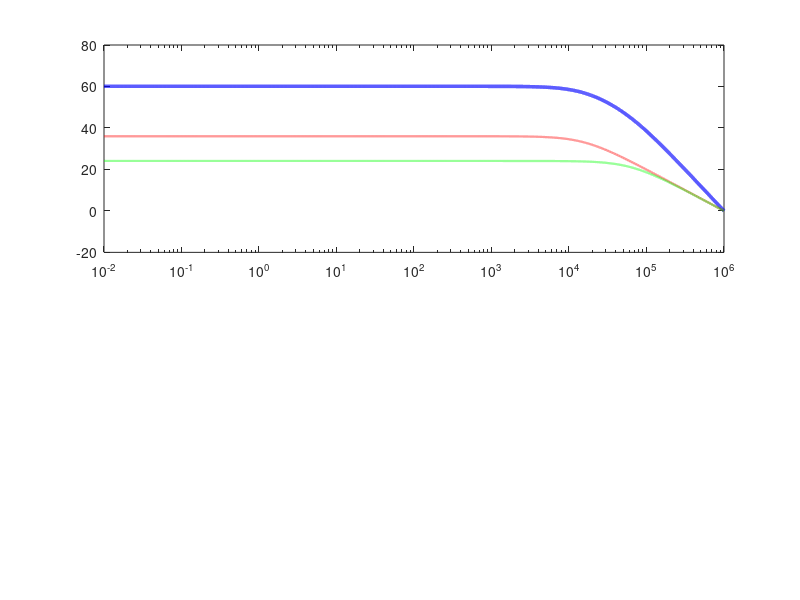

The MATLAB script that drew this image: (Note: this script raises an error after producing the figure.)

clear; clc; close all;

%% ─── 1. CIRCUIT PARAMETERS ──────────────────────────────────────
R1  = 10e3;         
R2  = 10e3;
Rg  = 322;          
R3  = 2e3;          
R4  = 32e3;          

V1  = 5e-3;         
V2  = 0;             
Vdd = 15;            
GBW = 1e6;           
k   = 1.38e-23;      
T   = 300;           
BW_op = 5;           

%% ─── 2. GAIN CALCULATIONS ───────────────────────────────────────
Vdiff = V1 - V2;
Vcm   = (V1 + V2) / 2;

A1      = 1 + (2*R1)/Rg;     
A2      = R4 / R3;            
A_total = A1 * A2;            

BW1 = GBW / A1;              
BW2 = GBW / A2;               
BW_sys = sqrt((sqrt(2)-1)) * min(BW1, BW2);  

Vout_dc = A_total * Vdiff;     

fprintf('╔══════════════════════════════════════════╗\n');
fprintf('║   3 Op-Amp INA — Analysis Summary        ║\n');
fprintf('╠══════════════════════════════════════════╣\n');
fprintf('║ R1=R2=%-6.0f Ω  Rg=%-6.0f Ω            ║\n', R1, Rg);
fprintf('║ R3=%-6.0f Ω     R4=%-6.0f Ω            ║\n', R3, R4);
fprintf('║ V1=%-5.1f mV    V2=%-5.1f mV            ║\n', V1*1e3, V2*1e3);
fprintf('╠══════════════════════════════════════════╣\n');
fprintf('║ Stage-1 Gain A1  = %8.4f  (%5.2f dB)  ║\n', A1, 20*log10(A1));
fprintf('║ Stage-2 Gain A2  = %8.4f  (%5.2f dB)  ║\n', A2, 20*log10(A2));
fprintf('║ Total Gain       = %8.4f  (%5.2f dB)  ║\n', A_total, 20*log10(A_total));
fprintf('╠══════════════════════════════════════════╣\n');
fprintf('║ Differential Input Vdiff = %+.2f mV      ║\n', Vdiff*1e3);
fprintf('║ Common-Mode Input Vcm   = %+.2f mV      ║\n', Vcm*1e3);
fprintf('║ DC Output Voltage       = %+.4f V       ║\n', Vout_dc);
fprintf('╠══════════════════════════════════════════╣\n');
fprintf('║ Stage-1 BW = %10.3f Hz                 ║\n', BW1);
fprintf('║ Stage-2 BW = %10.3f Hz                 ║\n', BW2);
fprintf('╚══════════════════════════════════════════╝\n');

%% ─── 3. FREQUENCY VECTORS ───────────────────────────────────────
f_log  = logspace(-2, 6, 20000);          % Wide log range for Bode
f_op   = linspace(0.001, 5, 5000);        % 0–5 Hz operating range

% Magnitude transfer functions (single-pole roll-off per stage)
H1 = @(f) A1 ./ sqrt(1 + (f./BW1).^2);
H2 = @(f) A2 ./ sqrt(1 + (f./BW2).^2);
H  = @(f) H1(f) .* H2(f);

% Phase (degrees)
Ph1 = @(f) -atan(f./BW1) .* (180/pi);
Ph2 = @(f) -atan(f./BW2) .* (180/pi);
Ph  = @(f) Ph1(f) + Ph2(f);

%% ═══════════════════════════════════════════════════════════════
%  FIGURE 1 — BODE PLOT (Full Frequency Range)
% ═══════════════════════════════════════════════════════════════
figure('Name','Fig 1 – Bode Plot','NumberTitle','off',...
       'Position',[40 40 950 700],'Color','w');

% — Magnitude —
ax1 = subplot(2,1,1);
semilogx(f_log, 20*log10(H(f_log)),  'b',  'LineWidth',2.5); hold on;
semilogx(f_log, 20*log10(H1(f_log)), 'r--','LineWidth',1.6);
semilogx(f_log, 20*log10(H2(f_log)), 'g--','LineWidth',1.6);
yline(20*log10(A_total)-3,'k:','LineWidth',1.4,'Label','–3 dB');
xline(5,   'Color',[0.6 0 0.6],'LineWidth',1.8,'Label','5 Hz (target BW)','LabelVerticalAlignment','top');
xline(BW1, 'r-.','LineWidth',1.4,'Label',sprintf('BW_1=%.1f Hz',BW1));
xline(BW2, 'g-.','LineWidth',1.4,'Label',sprintf('BW_2=%.1f Hz',BW2));
xlim([0.01 1e6]); grid on; box on;
ylabel('Magnitude (dB)','FontWeight','bold');
title('Bode Plot — 3 Op-Amp INA','FontSize',13,'FontWeight','bold');
legend('Overall','Stage 1','Stage 2','Location','southwest','FontSize',9);
set(ax1,'FontSize',10);

% — Phase —
ax2 = subplot(2,1,2);
semilogx(f_log, Ph(f_log),  'b',  'LineWidth',2.5); hold on;
semilogx(f_log, Ph1(f_log), 'r--','LineWidth',1.6);
semilogx(f_log, Ph2(f_log), 'g--','LineWidth',1.6);
xline(5,'Color',[0.6 0 0.6],'LineWidth',1.8,'Label','5 Hz');
yline(-45, 'k:','LineWidth',1.2,'Label','–45°');
yline(-90, 'k:','LineWidth',1.2,'Label','–90°');
xlim([0.01 1e6]); grid on; box on;
xlabel('Frequency (Hz)','FontWeight','bold');
ylabel('Phase (°)','FontWeight','bold');
legend('Overall','Stage 1','Stage 2','Location','southwest','FontSize',9);
set(ax2,'FontSize',10);

%% ═══════════════════════════════════════════════════════════════
%  FIGURE 2 — GAIN IN OPERATING BAND (0–5 Hz)
% ═══════════════════════════════════════════════════════════════
figure('Name','Fig 2 – Operating Band Gain','NumberTitle','off',...
       'Position',[60 60 820 420],'Color','w');

yyaxis left
plot(f_op, H(f_op), 'b-', 'LineWidth',2.8);
yline(A_total,      'b:','LineWidth',1.3,'Label',sprintf('DC Gain = %.2f',A_total));
yline(A_total/sqrt(2),'b--','LineWidth',1.3,'Label','–3 dB');
ylabel('Gain (V/V)','FontWeight','bold','Color','b');
ylim([A_total*0.95  A_total*1.02]);

yyaxis right
plot(f_op, 20*log10(H(f_op)), 'r-', 'LineWidth',1.6);
ylabel('Gain (dB)','FontWeight','bold','Color','r');

xlabel('Frequency (Hz)','FontWeight','bold');
title('Voltage Gain in Operating Range (0–5 Hz)','FontSize',12,'FontWeight','bold');
xlim([0 5]); grid on; box on;

% Annotate gain flatness
gain_5Hz = H(5);
gain_drop_pct = (A_total - gain_5Hz)/A_total * 100;
text(4.5, A_total*0.972,...
    sprintf('Drop at 5Hz:\n%.3f%%', gain_drop_pct),...
    'HorizontalAlignment','center','FontSize',9,'Color',[0.5 0 0]);

%% ═══════════════════════════════════════════════════════════════
%  FIGURE 3 — TIME-DOMAIN ANALYSIS (DC + Sinusoidal sweeps)
% ═══════════════════════════════════════════════════════════════
figure('Name','Fig 3 – Time Domain','NumberTitle','off',...
       'Position',[80 80 980 760],'Color','w');

t = linspace(0, 2, 40000);
colors = lines(5);
freqs_test = [0.5, 1, 2, 5];
labels = arrayfun(@(f) sprintf('%.1f Hz',f), freqs_test,'UniformOutput',false);

subplot(3,2,[1 2]);
% Multiple frequency overlay
for i = 1:length(freqs_test)
    fi = freqs_test(i);
    Gain_i  = H(fi);
    Phase_i = (Ph1(fi)+Ph2(fi)) * pi/180;
    vout_i  = Gain_i * Vdiff * sin(2*pi*fi*t + Phase_i);
    plot(t, vout_i, 'LineWidth', 1.8, 'Color', colors(i,:)); hold on;
end
xlabel('Time (s)','FontWeight','bold');
ylabel('Vout (V)','FontWeight','bold');
title('Output for Multiple Input Frequencies (Vdiff = 5 mV)','FontWeight','bold');
legend(labels,'Location','northeast','FontSize',9);
grid on; box on;
yline(Vout_dc,'k--','LineWidth',1.2,'Label',sprintf('DC Vout=%.4fV',Vout_dc));

subplot(3,2,3);
fi = 1;
v1s = V1*sin(2*pi*fi*t);
v2s = V2*sin(2*pi*fi*t);
plot(t, v1s*1e3,'b','LineWidth',1.8); hold on;
plot(t, v2s*1e3,'r','LineWidth',1.8);
legend('V1','V2','FontSize',9); grid on; box on;
xlabel('Time (s)'); ylabel('Voltage (mV)');
title('Input Signals @ 1 Hz','FontWeight','bold');

subplot(3,2,4);
vdiff_t = (v1s - v2s)*1e3;
plot(t, vdiff_t,'g','LineWidth',1.8); grid on; box on;
xlabel('Time (s)'); ylabel('Vdiff (mV)');
title('Differential Input @ 1 Hz','FontWeight','bold');

subplot(3,2,5);
Phase_1Hz = (Ph1(1)+Ph2(1))*pi/180;
vout_1Hz  = H(1)*Vdiff*sin(2*pi*1*t + Phase_1Hz);
plot(t, vout_1Hz,'r','LineWidth',2); grid on; box on;
xlabel('Time (s)'); ylabel('Vout (V)');
title('Output Voltage @ 1 Hz','FontWeight','bold');
yline(0,'k-','LineWidth',0.8);

subplot(3,2,6);
% Show DC operating point clearly
t_short = linspace(0,0.1,1000);
v1_dc   = V1 * ones(size(t_short));
vout_step = Vout_dc * ones(size(t_short));
stairs(t_short*1000, v1_dc*1e3,'b','LineWidth',2); hold on;
stairs(t_short*1000, vout_step,'r','LineWidth',2);
xlabel('Time (ms)'); ylabel('Voltage');
legend('V1 (mV)','Vout (V)','FontSize',9,'Location','east');
title('DC Operating Point','FontWeight','bold');
grid on; box on;
text(5, Vout_dc*0.95, sprintf('Vout = %.4f V', Vout_dc),...
    'FontSize',10,'FontWeight','bold','Color','r');

%% ═══════════════════════════════════════════════════════════════
%  FIGURE 4 — TRANSFER CHARACTERISTIC (Input vs Output)
% ═══════════════════════════════════════════════════════════════
figure('Name','Fig 4 – Transfer Characteristic','NumberTitle','off',...
       'Position',[100 100 780 540],'Color','w');

Vdiff_sw = linspace(-20e-3, 20e-3, 5000);
Vout_sw  = A_total * Vdiff_sw;
Vout_sw  = max(min(Vout_sw, Vdd), -Vdd);   % Rail clipping

% Ideal (no clipping)
Vout_ideal = A_total * Vdiff_sw;

plot(Vdiff_sw*1e3, Vout_ideal, 'b--', 'LineWidth',1.5,'DisplayName','Ideal (no rail)'); hold on;
plot(Vdiff_sw*1e3, Vout_sw,   'b-',  'LineWidth',2.5,'DisplayName','Actual (±15V rail)');
yline( Vdd,'r-.','LineWidth',1.4,'Label',sprintf('+Rail = +%dV', Vdd));
yline(-Vdd,'r-.','LineWidth',1.4,'Label',sprintf('–Rail = –%dV', Vdd));

% Operating point
scatter(Vdiff*1e3, Vout_dc, 150,'r','filled','DisplayName',...
    sprintf('Op. Point (%.0f mV → %.4f V)', Vdiff*1e3, Vout_dc));
text(Vdiff*1e3 + 0.5, Vout_dc - 0.8,...
    sprintf('  (%+.1f mV, %+.4f V)', Vdiff*1e3, Vout_dc),...
    'FontSize',10,'Color','r','FontWeight','bold');

% Linear region markers
Vdiff_max = Vdd / A_total;
xline( Vdiff_max*1e3,'g-.','LineWidth',1.2,...
    'Label',sprintf('+Vdiff_{max}=%.2f mV', Vdiff_max*1e3));
xline(-Vdiff_max*1e3,'g-.','LineWidth',1.2,...
    'Label',sprintf('–Vdiff_{max}=%.2f mV',-Vdiff_max*1e3));

xlabel('Differential Input Voltage (mV)','FontWeight','bold');
ylabel('Output Voltage (V)','FontWeight','bold');
title(sprintf('Transfer Characteristic  |  Total Gain = %.2f (%.2f dB)',...
    A_total, 20*log10(A_total)),'FontWeight','bold','FontSize',12);
legend('Location','northwest','FontSize',9);
grid on; box on;

%% ═══════════════════════════════════════════════════════════════
%  FIGURE 5 — CMRR ANALYSIS
% ═══════════════════════════════════════════════════════════════
figure('Name','Fig 5 – CMRR Analysis','NumberTitle','off',...
       'Position',[120 120 900 500],'Color','w');

% Left plot: CMRR vs resistor mismatch %
subplot(1,2,1);
mismatch = linspace(0.001, 5, 2000);   % % mismatch
delta = mismatch / 100;
% Differential amp CMRR with R3 mismatch: CMRR ≈ A_diff / A_cm
% A_cm ≈ delta * A2 / 2  (first-order approximation)
A_cm_approx = (delta .* A2) ./ 2;
CMRR_dB = 20*log10(A_total ./ A_cm_approx);

plot(mismatch, CMRR_dB,'b-','LineWidth',2.5); hold on;
yline(100,'g--','LineWidth',1.4,'Label','100 dB (Excellent)');
yline(80, 'y--','LineWidth',1.4,'Label','80 dB (Good)');
yline(60, 'r--','LineWidth',1.4,'Label','60 dB (Minimum)');

% Operating point CMRR (assume 0.1% mismatch)
CMRR_op = interp1(mismatch, CMRR_dB, 0.1);
scatter(0.1, CMRR_op, 100,'r','filled');
text(0.2, CMRR_op-5, sprintf('%.1f dB at 0.1%% mismatch', CMRR_op),...
    'FontSize',9,'Color','r');

xlabel('Resistor Mismatch (%)','FontWeight','bold');
ylabel('CMRR (dB)','FontWeight','bold');
title('CMRR vs Resistor Mismatch','FontWeight','bold');
xlim([0 5]); grid on; box on;

% Right plot: CMRR vs frequency
subplot(1,2,2);
f_cmrr = logspace(-2, 5, 5000);
% CMRR degrades at higher freq due to op-amp open-loop gain roll-off
CMRR_freq = CMRR_op - 20*log10(sqrt(1 + (f_cmrr/1000).^2));
semilogx(f_cmrr, CMRR_freq,'m-','LineWidth',2.5); hold on;
xline(5,'k--','LineWidth',1.5,'Label','5 Hz operating limit');
yline(80,'g--','LineWidth',1.2); yline(60,'r--','LineWidth',1.2);
xlabel('Frequency (Hz)','FontWeight','bold');
ylabel('CMRR (dB)','FontWeight','bold');
title('CMRR vs Frequency','FontWeight','bold');
xlim([0.01 1e5]); grid on; box on;

% Annotate at 5 Hz
CMRR_5Hz = interp1(f_cmrr, CMRR_freq, 5);
scatter(5, CMRR_5Hz, 100,'r','filled');
text(6, CMRR_5Hz-4, sprintf('%.1f dB @ 5 Hz', CMRR_5Hz),'FontSize',9,'Color','r');

%% ═══════════════════════════════════════════════════════════════
%  FIGURE 6 — NOISE ANALYSIS
% ═══════════════════════════════════════════════════════════════
figure('Name','Fig 6 – Noise Analysis','NumberTitle','off',...
       'Position',[140 140 950 600],'Color','w');

% Johnson (thermal) noise voltages referred to output
Vn_R1 = sqrt(4*k*T*R1*BW_op);
Vn_R2 = sqrt(4*k*T*R2*BW_op);
Vn_Rg = sqrt(4*k*T*Rg*BW_op);
Vn_R3 = sqrt(4*k*T*R3*BW_op);
Vn_R4 = sqrt(4*k*T*R4*BW_op);

% Refer each to input (RTI)
RTI_R1 = Vn_R1 / A_total * 1e9;    % nV
RTI_R2 = Vn_R2 / A_total * 1e9;
RTI_Rg = Vn_Rg / A2     * 1e9;     % Rg sees full stage-1 gain
RTI_R3 = Vn_R3 / A_total * 1e9;
RTI_R4 = Vn_R4 / A_total * 1e9;

RTI_total = sqrt(RTI_R1^2 + RTI_R2^2 + RTI_Rg^2 + RTI_R3^2 + RTI_R4^2);
SNR_dB    = 20*log10((Vdiff*1e9) / RTI_total);

subplot(1,2,1);
resistors = {'R1 (10kΩ)','R2 (10kΩ)','Rg (322Ω)','R3 (2kΩ)','R4 (32kΩ)'};
RTI_vals  = [RTI_R1, RTI_R2, RTI_Rg, RTI_R3, RTI_R4];
bar_clr   = [0.2 0.5 0.9; 0.2 0.5 0.9; 0.9 0.3 0.2; 0.3 0.75 0.3; 0.85 0.6 0.1];
b = bar(RTI_vals,'FaceColor','flat');
b.CData = bar_clr;
set(gca,'XTickLabel',resistors,'FontSize',9);
xtickangle(30);
xlabel('Resistor','FontWeight','bold');
ylabel('Input-Referred Noise (nV)','FontWeight','bold');
title(sprintf('Thermal Noise RTI  (BW = %d Hz, T = %d K)',BW_op,T),'FontWeight','bold');
yline(RTI_total,'k--','LineWidth',1.5,...
    'Label',sprintf('Total RTI = %.2f nV', RTI_total));
grid on; box on;

% Add value labels on bars
for i = 1:length(RTI_vals)
    text(i, RTI_vals(i)+0.01, sprintf('%.3f',RTI_vals(i)),...
        'HorizontalAlignment','center','FontSize',8,'FontWeight','bold');
end

subplot(1,2,2);
% Noise spectral density (1/f + thermal model) vs frequency
f_n = linspace(0.01, 5, 2000);
f_corner = 1;    % 1/f corner ~1 Hz for typical BJT-input op-amps
% Total input-referred noise spectral density
Vn_spec  = RTI_total/sqrt(BW_op) .* sqrt(1 + f_corner./f_n);  % nV/√Hz
plot(f_n, Vn_spec,'r-','LineWidth',2.5); hold on;
yline(RTI_total/sqrt(BW_op),'b--','LineWidth',1.4,...
    'Label',sprintf('Thermal floor = %.3f nV/√Hz', RTI_total/sqrt(BW_op)));
xlabel('Frequency (Hz)','FontWeight','bold');
ylabel('Noise Density (nV/√Hz)','FontWeight','bold');
title('Input-Referred Noise Spectral Density (0–5 Hz)','FontWeight','bold');
xlim([0.01 5]); grid on; box on;

fprintf('\n── Noise Summary ──\n');
fprintf('Total RTI noise (0–5 Hz): %.3f nV\n', RTI_total);
fprintf('Signal (Vdiff):          %.0f nV  (5 mV × 1)\n', Vdiff*1e9);
fprintf('SNR:                     %.1f dB\n', SNR_dB);

%% ═══════════════════════════════════════════════════════════════
%  FIGURE 7 — GAIN SENSITIVITY TO Rg
% ═══════════════════════════════════════════════════════════════
figure('Name','Fig 7 – Gain Sensitivity','NumberTitle','off',...
       'Position',[160 160 900 450],'Color','w');

Rg_range = linspace(10, 2000, 5000);
A1_range = 1 + 2*R1 ./ Rg_range;
A_tot_range = A1_range * A2;
Vout_range  = A_tot_range * Vdiff;
Vout_range  = min(Vout_range, Vdd);   % clip at rail

subplot(1,2,1);
yyaxis left
semilogx(Rg_range, A_tot_range,'b-','LineWidth',2.5);
ylabel('Total Gain (V/V)','FontWeight','bold','Color','b');
yyaxis right
semilogx(Rg_range, 20*log10(A_tot_range),'r-','LineWidth',1.8);
ylabel('Total Gain (dB)','FontWeight','bold','Color','r');

xline(Rg,'k--','LineWidth',1.8,...
    'Label',sprintf('Rg=322Ω  G=%.0f',A_total));
xlabel('Rg (Ω)','FontWeight','bold');
title('Gain vs Rg','FontWeight','bold');
grid on; box on;

subplot(1,2,2);
semilogx(Rg_range, Vout_range*1e3,'g-','LineWidth',2.5); hold on;
xline(Rg,'k--','LineWidth',1.8,...
    'Label',sprintf('Rg=322Ω → Vout=%.1f V',Vout_dc));
yline(Vdd*1e3,'r-.','LineWidth',1.3,'Label',sprintf('+%dV Rail',Vdd));
scatter(Rg, Vout_dc*1e3, 130,'r','filled');
xlabel('Rg (Ω)','FontWeight','bold');
ylabel('DC Output Voltage (mV)','FontWeight','bold');
title(sprintf('Vout vs Rg  (Vdiff = %.0f mV)',Vdiff*1e3),'FontWeight','bold');
grid on; box on;

%% ═══════════════════════════════════════════════════════════════
%  FIGURE 8 — POLE-ZERO MAP & STEP RESPONSE
% ═══════════════════════════════════════════════════════════════
figure('Name','Fig 8 – Pole-Zero & Step Response','NumberTitle','off',...
       'Position',[180 180 950 480],'Color','w');

% Poles (in s-domain: s = –2π·BW)
p1 = -2*pi*BW1;
p2 = -2*pi*BW2;

subplot(1,2,1);
plot(real(p1), imag(p1), 'bx','MarkerSize',18,'LineWidth',3,...
    'DisplayName',sprintf('Pole 1: %.1f rad/s  (Stage 1)', abs(p1))); hold on;
plot(real(p2), imag(p2), 'rx','MarkerSize',18,'LineWidth',3,...
    'DisplayName',sprintf('Pole 2: %.1f rad/s  (Stage 2)', abs(p2)));
plot(0, 0,'ko','MarkerSize',10,'LineWidth',2,'DisplayName','No zeros');
xline(0,'k-','LineWidth',0.8); yline(0,'k-','LineWidth',0.8);
xlim([1.2*min([p1 p2]) 0.5*abs(p1)]);
ylim([-abs(p1)*0.3  abs(p1)*0.3]);
xlabel('Real (rad/s)','FontWeight','bold');
ylabel('Imaginary (rad/s)','FontWeight','bold');
title('Pole-Zero Map','FontWeight','bold');
legend('Location','northeast','FontSize',9);
grid on; box on;

subplot(1,2,2);
% Approximate step response for cascaded 2-pole system
t_step = linspace(0, 3/BW_sys, 5000);
% Inverse Laplace of cascaded first-order: 1 - (1+w2·t)e^(-w1·t) etc.
w1 = 2*pi*BW1; w2 = 2*pi*BW2;
if abs(w1 - w2) > 1   % distinct poles
    step_resp = A_total * Vdiff * ...
        (1 - (w2/(w2-w1))*exp(-w1*t_step) + (w1/(w2-w1))*exp(-w2*t_step));
else                   % nearly equal poles
    step_resp = A_total * Vdiff * (1 - (1 + w1*t_step).*exp(-w1*t_step));
end
step_resp = min(step_resp, Vdd);

plot(t_step, step_resp,'b-','LineWidth',2.5); hold on;
yline(Vout_dc,     'r--','LineWidth',1.4,'Label',sprintf('Final = %.4f V',Vout_dc));
yline(0.9*Vout_dc, 'k:','LineWidth',1.2,'Label','90%');
yline(0.1*Vout_dc, 'k:','LineWidth',1.2,'Label','10%');
xlabel('Time (s)','FontWeight','bold');
ylabel('Output Voltage (V)','FontWeight','bold');
title('Approximate Step Response','FontWeight','bold');
grid on; box on;

%% ─── FINAL CONSOLE OUTPUT ────────────────────────────────────
fprintf('\n══════════ FINAL DESIGN CHECK ══════════\n');
fprintf('Operating BW target  :  0 – 5 Hz\n');
fprintf('Stage-1 BW           :  %.2f Hz  ✓ (> 5 Hz)\n', BW1);
fprintf('Stage-2 BW           :  %.2f Hz  ✓ (> 5 Hz)\n', BW2);
fprintf('Gain flatness @5 Hz  :  %.4f%% drop\n', gain_drop_pct);
fprintf('Gain in linear region:  Vdiff < ±%.4f mV\n', Vdiff_max*1e3);
fprintf('DC Output Voltage    :  %.4f V  (within ±15V rail)\n', Vout_dc);
fprintf('SNR                  :  %.1f dB\n', SNR_dB);
fprintf('=========================================\n');
